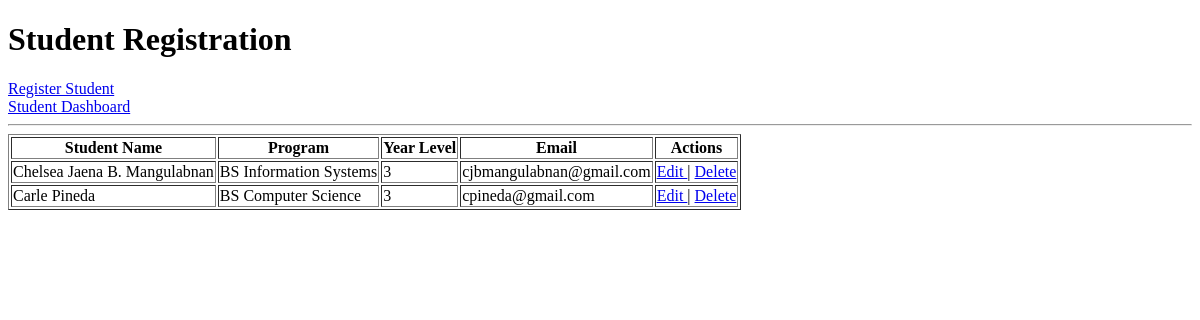
/registration/, run on an earlier commit of the app's database.
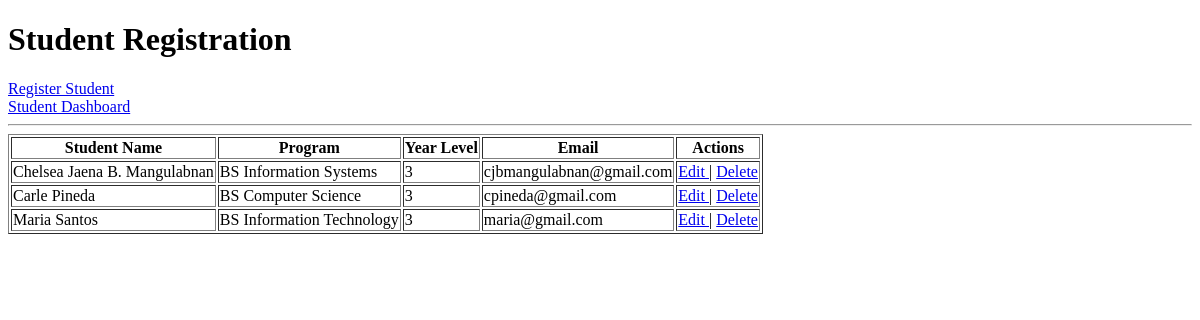
And on a later commit of the database.
### registration/models.py (models this page shows, shortened)
class Student(models.Model):
    student_name = models.CharField(max_length=100)
    program = models.CharField(max_length=100)
    year_level = models.IntegerField()
    email = models.EmailField()

### registration/views.py (the view)
def student_list(request):
    students = Student.objects.all()
    return render(
        request,
        'registration/student_list.html',
        {'students': students}
    )

### registration/templates/registration/student_list.html (shortened to what this page needs)
<!DOCTYPE html>
<html>
<head>
</head>
<body>
    <h1>Student Registration</h1>
    <a href="{% url 'student_create' %}">
        Register Student
    </a>
    <br>
    <a href="{% url 'student_dashboard' %}">
        Student Dashboard
    </a>
    <hr>
    {% if students %}
        <table border="1">
            <tr>
                <th>Student Name</th>
                <th>Program</th>
                <th>Year Level</th>
                <th>Email</th>
                <th>Actions</th>
            </tr>
            {% for student in students %}
            <tr>
                <td>{{ student.student_name }}</td>
                <td>{{ student.program }}</td>
                <td>{{ student.year_level }}</td>
                <td>{{ student.email }}</td>
                <td>
                    <a href="{% url 'student_update' student.pk %}">
                        Edit
                    </a>
                    |
                    <a href="{% url 'student_delete' student.pk %}">
                        Delete
                    </a>
                </td>
            </tr>
            {% endfor %}
        </table>
    {% else %}
        <p>No students registered yet.</p>
    {% endif %}
</body>
</html>

What changed in the data, as far as the page shows it:
added Student: student_name "Maria Santos", program "BS Information Technology", year_level "3", email "maria@gmail.com"
